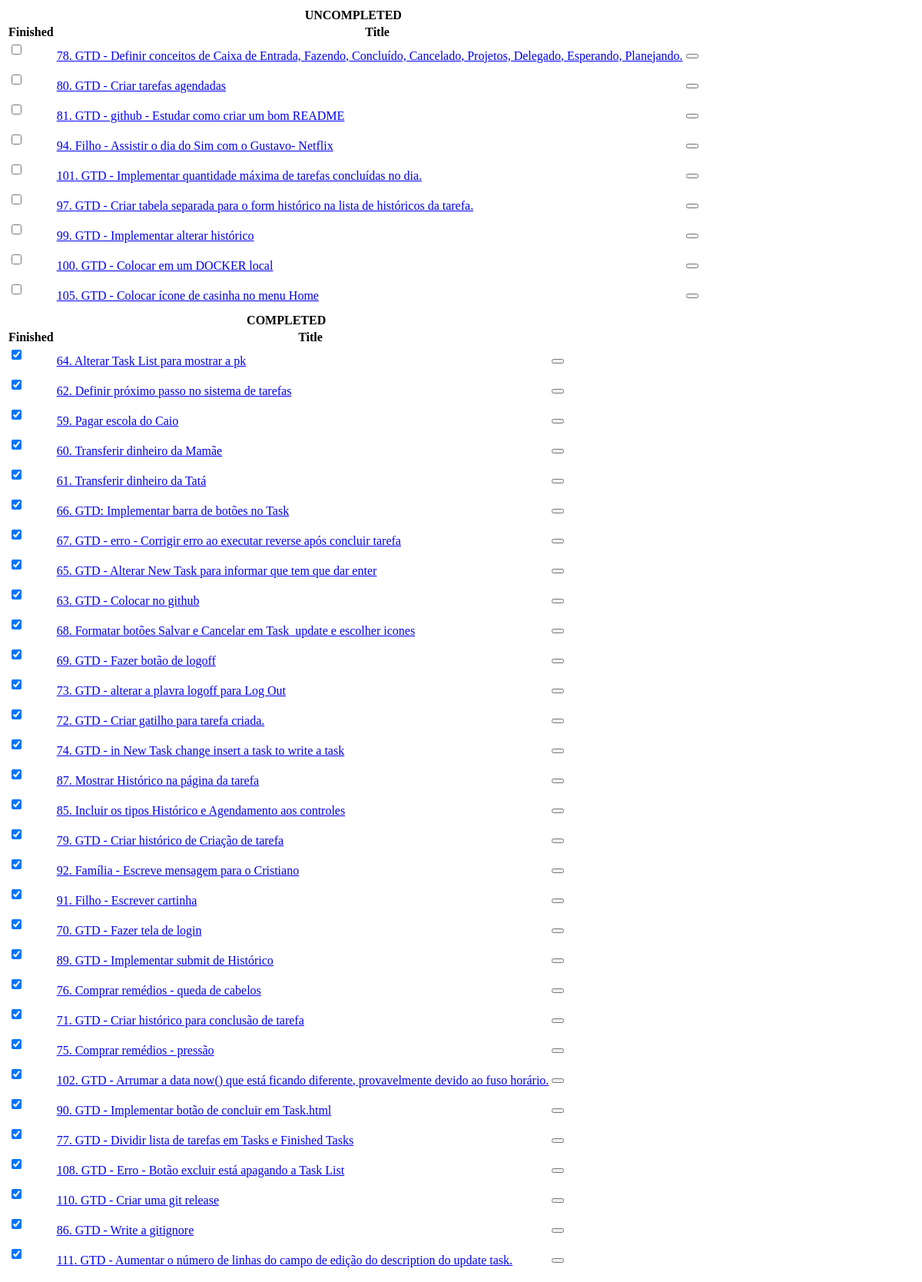
/tasks/display_tasks/ (signed in), run on an earlier commit of the app's database.
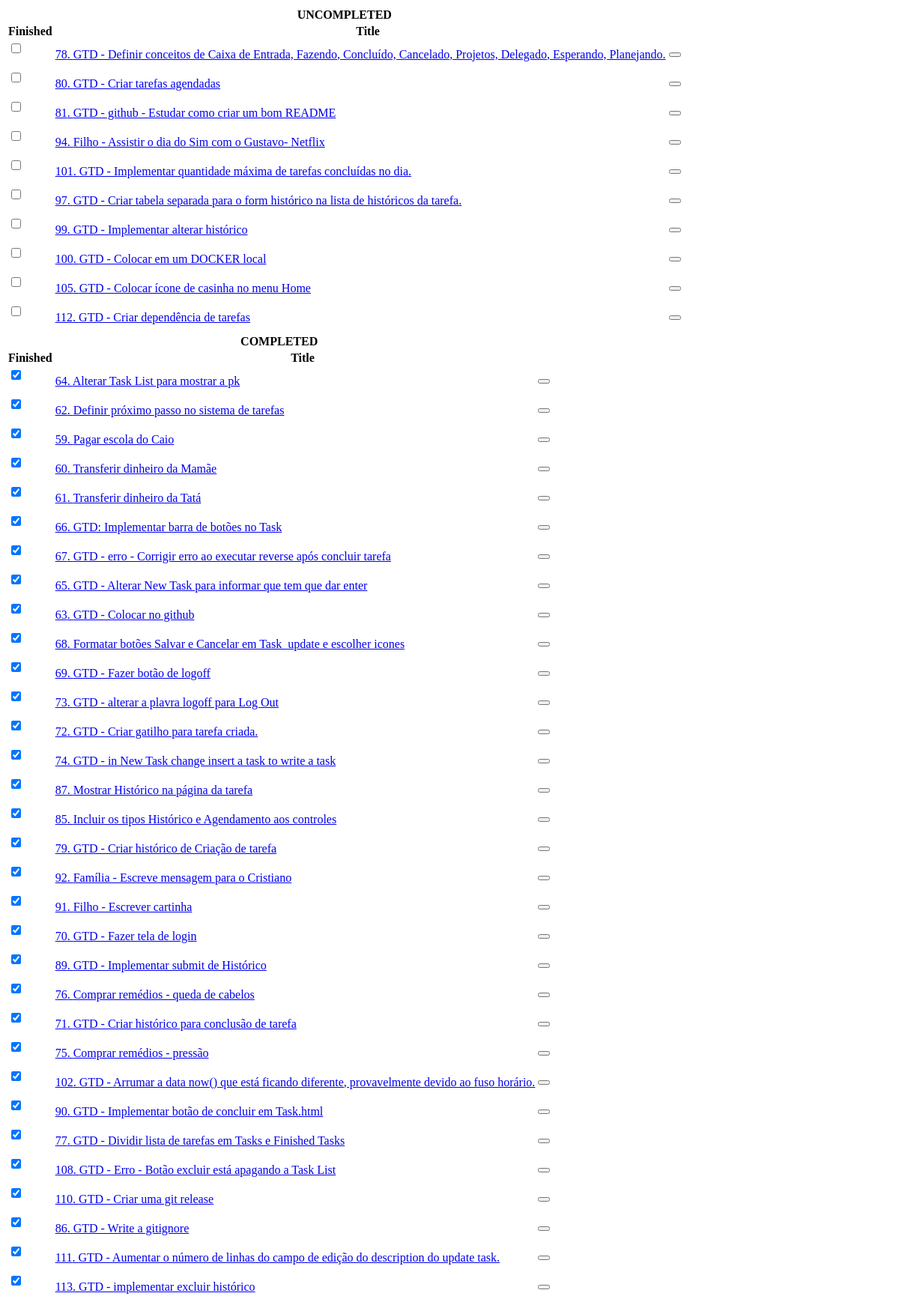
And on a later commit of the database.
### tasks/models.py (models this page shows, shortened)
class Task(models.Model):
    title = models.CharField("Title", max_length=160)
    description = models.TextField("description", blank=True, null=True)
    dt_scheduled = models.DateTimeField("Scheduled for", blank=True, null=True, default=defautlSchedule)
    dt_completed = models.DateTimeField("Completed on", blank=True, null=True)
    dt_canceled  = models.DateTimeField("Completed on", blank=True, null=True)
    created = models.DateTimeField('Created', auto_now_add=True, null=True)
    modified = models.DateTimeField('Modified', auto_now=True, null=True)
    class Meta:
        verbose_name = 'Task'
        verbose_name_plural = 'Tasks'
        ordering = ['dt_completed','dt_scheduled']

### tasks/views.py (the view)
# urls.py: path('display_tasks/', display_tasks, name='display_tasks'),
@login_required
def display_tasks(request):
    context = {
        'tasks': {
            'uncompleted_tasks': Task.objects.filter(dt_completed__isnull=True),
            'completed_tasks': Task.objects.filter(dt_completed__isnull=False),
        }
    }
    return render(request, 'tasks/task_list.html', context)

### tasks/templates/tasks/task_list.html (shortened to what this page needs)
<div id="tasks" class="table-responsive">
    {% for key, items in tasks.items %}
        <table class="table table-hover table-bordered">
            <thead class="table-dark">
            <tr class="text-center">
                <th colspan="3">{% if key == 'completed_tasks' %}COMPLETED{% else %}UNCOMPLETED{% endif %}</th>
            </tr>
            <tr>
                <th>Finished</th>
                <th colspan="2">Title</th>
            </tr>
            </thead>
            {% for item in items %}
            <tbody>
            <tr {% cycle "" "class='table-secondary'"%} >
                <td>
                    <form>
                        <div class="form-check">
                          <input class="form-check-input" type="checkbox" value="checked" id="checkbox_{{item.pk}}" name ="checkbox" {% if item.dt_completed %} checked {%endif%}
                                 hx-trigger="change"
                                 hx-post="{% url 'tasks:concludeornottask' item.pk %}"
                                 hx-target="#tasks"
                                 hx-swap="outerHTML"
                          >
                        </div>
                    </form>
                </td>
                <td><a href="{% url 'tasks:task' item.pk %}" >{{item.pk}}. {{item.title}}</a></td>
                <td><div class="btn-group end" role="group">
                    <button type="button" class="btn btn-danger"
                           hx-delete="{% url 'tasks:delete_task' item.pk %}"
                           hx-confirm="Are you sure you wish to delete this task?"
                           hx-target="#tasks"
                    ></button>
                </div></td>
            </tr>
            </tbody>
            {% endfor %}
        </table>
    {% endfor %}
</div>

What changed in the data, as far as the page shows it:
added Task: pk "112", title "GTD - Criar dependência de tarefas"
added Task: dt_completed "☑", pk "113", title "GTD - implementar excluir histórico"
